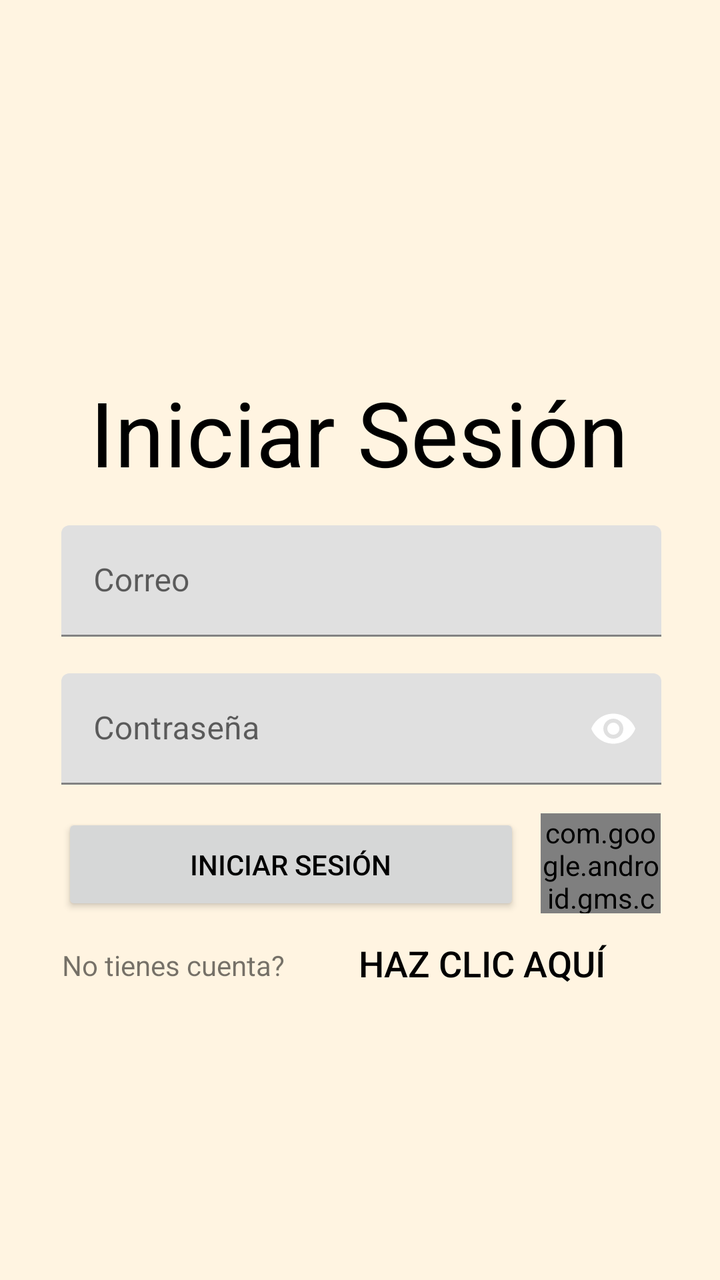
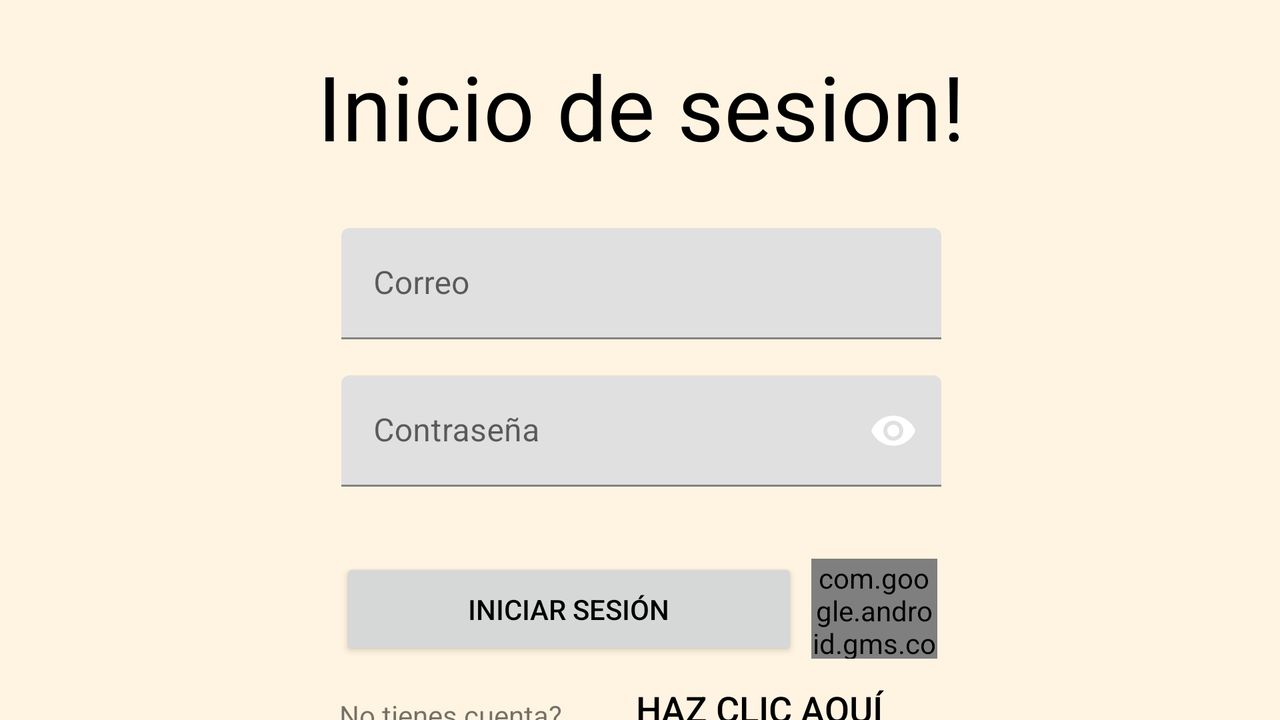

An Android layout and its configuration variant, each rendered on a device that would load it. The default file and the variant file are quoted in full after the pictures.
<!-- AndroidManifest.xml: application theme Theme.Pasteleria.Light -->
<!-- res/layout/fragment_login.xml -->
<?xml version="1.0" encoding="utf-8"?>
<androidx.constraintlayout.widget.ConstraintLayout xmlns:android="http://schemas.android.com/apk/res/android"
    xmlns:app="http://schemas.android.com/apk/res-auto"
    xmlns:tools="http://schemas.android.com/tools"
    android:id="@+id/main"
    android:layout_width="match_parent"
    android:layout_height="match_parent"
    tools:context=".login.LoginActivity">

    <androidx.constraintlayout.widget.ConstraintLayout
        android:layout_width="409dp"
        android:layout_height="729dp"
        app:layout_constraintEnd_toEndOf="parent"
        app:layout_constraintStart_toStartOf="parent"
        app:layout_constraintTop_toTopOf="parent">

        <Button
            android:id="@+id/iniciarButton"
            android:layout_width="229dp"
            android:layout_height="51dp"
            android:text="@string/iniciar_sesion"
            app:layout_constraintBottom_toBottomOf="parent"
            app:layout_constraintEnd_toEndOf="parent"
            app:layout_constraintHorizontal_bias="0.305"
            app:layout_constraintStart_toStartOf="parent"
            app:layout_constraintTop_toTopOf="parent"
            app:layout_constraintVertical_bias="0.6" />

        <com.google.android.gms.common.SignInButton
            android:id="@+id/googleSignInButton"
            android:layout_width="60dp"
            android:layout_height="50dp"
            android:radius="50dp"
            app:layout_constraintBottom_toBottomOf="parent"
            app:layout_constraintEnd_toEndOf="parent"
            app:layout_constraintHorizontal_bias="0.843"
            app:layout_constraintStart_toStartOf="parent"
            app:layout_constraintTop_toTopOf="parent"
            app:layout_constraintVertical_bias="0.599" />

        <com.google.android.material.textfield.TextInputLayout
            android:id="@+id/textInputLayout"
            android:layout_width="300dp"
            android:layout_height="wrap_content"
            app:endIconMode="password_toggle"
            app:layout_constraintBottom_toBottomOf="parent"
            app:layout_constraintEnd_toEndOf="parent"
            app:layout_constraintStart_toStartOf="parent"
            app:layout_constraintTop_toTopOf="parent"
            app:passwordToggleEnabled="true">

            <com.google.android.material.textfield.TextInputEditText
                android:id="@+id/contrasenaInput"
                android:layout_width="match_parent"
                android:layout_height="wrap_content"
                android:hint="@string/contrasena_hint"
                android:inputType="textPassword" />
        </com.google.android.material.textfield.TextInputLayout>

        <com.google.android.material.textfield.TextInputLayout
            android:id="@+id/textInputLayout3"
            android:layout_width="300dp"
            android:layout_height="wrap_content"
            app:layout_constraintBottom_toBottomOf="parent"
            app:layout_constraintEnd_toEndOf="parent"
            app:layout_constraintStart_toStartOf="parent"
            app:layout_constraintTop_toTopOf="parent"
            app:layout_constraintVertical_bias="0.39">

            <com.google.android.material.textfield.TextInputEditText
                android:id="@+id/correoInput"
                android:layout_width="match_parent"
                android:layout_height="wrap_content"
                android:hint="@string/correo_hint" />
        </com.google.android.material.textfield.TextInputLayout>

        <TextView
            android:id="@+id/textView9"
            android:layout_width="wrap_content"
            android:layout_height="wrap_content"
            android:text="@string/iniciar_sesion"
            android:textAppearance="@style/TextAppearance.AppCompat.Display2"
            app:layout_constraintBottom_toBottomOf="parent"
            app:layout_constraintEnd_toEndOf="parent"
            app:layout_constraintHorizontal_bias="0.494"
            app:layout_constraintStart_toStartOf="parent"
            app:layout_constraintTop_toTopOf="parent"
            app:layout_constraintVertical_bias="0.278" />

        <TextView
            android:id="@+id/textView10"
            android:layout_width="wrap_content"
            android:layout_height="wrap_content"
            android:text="@string/no_tienes_cuenta"
            app:layout_constraintBottom_toBottomOf="parent"
            app:layout_constraintEnd_toEndOf="parent"
            app:layout_constraintHorizontal_bias="0.185"
            app:layout_constraintStart_toStartOf="parent"
            app:layout_constraintTop_toTopOf="parent"
            app:layout_constraintVertical_bias="0.666" />

        <Button
            android:id="@+id/registrarButton"
            android:layout_width="180dp"
            android:layout_height="wrap_content"
            android:background="@android:color/transparent"
            android:elevation="0dp"
            android:gravity="center"
            android:padding="0dp"
            android:text="@string/registrar_hint"
            android:textColor="@android:color/black"
            android:textSize="18sp"
            app:layout_constraintBottom_toBottomOf="parent"
            app:layout_constraintEnd_toEndOf="parent"
            app:layout_constraintHorizontal_bias="0.764"
            app:layout_constraintStart_toStartOf="parent"
            app:layout_constraintTop_toTopOf="parent"
            app:layout_constraintVertical_bias="0.672" />
    </androidx.constraintlayout.widget.ConstraintLayout>
</androidx.constraintlayout.widget.ConstraintLayout>
<!-- resources referenced by this layout -->
<resources>
  <string name="contrasena_hint">Contraseña</string>
  <string name="correo_hint">Correo</string>
  <string name="iniciar_sesion">Iniciar Sesión</string>
  <string name="no_tienes_cuenta">No tienes cuenta?</string>
  <string name="registrar_hint">haz clic aquí</string>
  <style name="Theme.Pasteleria.Light" parent="Theme.MaterialComponents.DayNight.NoActionBar">
          
          <item name="android:forceDarkAllowed" tools:targetApi="q">false</item>
  
          <item name="colorPrimary">@color/chocolate_oscuro1</item>
          <item name="colorPrimaryVariant">@color/chocolate_claro1</item>
          <item name="colorOnPrimary">@color/white</item>
          <item name="colorSecondary">@color/caramelo</item>
          <item name="colorSecondaryVariant">@color/fresa</item>
          <item name="colorOnSecondary">@color/white</item>
          <item name="android:windowBackground">@color/fondo_pasteleria</item>
          <item name="colorOnBackground">@color/black</item>
          <item name="colorOnSurface">@color/black</item>
          <item name="colorError">@color/rosa_candy</item>
          <item name="colorSurface">@color/white</item>
          <item name="android:textColorPrimary">@color/black</item>
          <item name="android:textColorSecondary">@color/black</item>
      </style>
  <color name="chocolate_oscuro1">#210f04</color>
  <color name="chocolate_claro1">#b08968</color>
  <color name="white">#FFFFFFFF</color>
  <color name="caramelo">#C97C54</color>
  <color name="fresa">#F8A1B4</color>
  <color name="fondo_pasteleria">#FFF4E1</color>
  <color name="black">#FF000000</color>
  <color name="rosa_candy">#F16D8E</color>
</resources>
<!-- res/layout-land/fragment_login.xml (the author's variant of the layout above) -->
<!-- drawn on the phone turned sideways -->
<?xml version="1.0" encoding="utf-8"?>
<androidx.constraintlayout.widget.ConstraintLayout xmlns:android="http://schemas.android.com/apk/res/android"
    xmlns:app="http://schemas.android.com/apk/res-auto"
    xmlns:tools="http://schemas.android.com/tools"
    android:id="@+id/main"
    android:layout_width="match_parent"
    android:layout_height="match_parent"
    tools:context=".login.LoginActivity">

    <androidx.constraintlayout.widget.ConstraintLayout
        android:layout_width="737dp"
        android:layout_height="406dp"
        app:layout_constraintBottom_toBottomOf="parent"
        app:layout_constraintEnd_toEndOf="parent"
        app:layout_constraintStart_toStartOf="parent"
        app:layout_constraintTop_toTopOf="parent">

        <Button
            android:id="@+id/iniciarButton"
            android:layout_width="229dp"
            android:layout_height="51dp"
            android:text="Iniciar Sesión"
            app:layout_constraintBottom_toBottomOf="parent"
            app:layout_constraintEnd_toEndOf="parent"
            app:layout_constraintHorizontal_bias="0.429"
            app:layout_constraintStart_toStartOf="parent"
            app:layout_constraintTop_toTopOf="parent"
            app:layout_constraintVertical_bias="0.85" />

        <com.google.android.gms.common.SignInButton
            android:id="@+id/googleSignInButton"
            android:layout_width="63dp"
            android:layout_height="50dp"
            android:radius="50dp"
            app:layout_constraintBottom_toBottomOf="parent"
            app:layout_constraintEnd_toEndOf="parent"
            app:layout_constraintHorizontal_bias="0.673"
            app:layout_constraintStart_toStartOf="parent"
            app:layout_constraintTop_toTopOf="parent"
            app:layout_constraintVertical_bias="0.848" />

        <com.google.android.material.textfield.TextInputLayout
            android:id="@+id/textInputLayout"
            android:layout_width="300dp"
            android:layout_height="wrap_content"
            android:layout_marginTop="70dp"
            app:endIconMode="password_toggle"
            app:layout_constraintBottom_toBottomOf="parent"
            app:layout_constraintEnd_toEndOf="parent"
            app:layout_constraintStart_toStartOf="parent"
            app:layout_constraintTop_toTopOf="parent"
            app:passwordToggleEnabled="true">

            <com.google.android.material.textfield.TextInputEditText
                android:id="@+id/contrasenaInput"
                android:layout_width="match_parent"
                android:layout_height="wrap_content"
                android:hint="Contraseña"
                android:inputType="textPassword" />
        </com.google.android.material.textfield.TextInputLayout>

        <com.google.android.material.textfield.TextInputLayout
            android:layout_width="300dp"
            android:layout_height="wrap_content"
            app:layout_constraintBottom_toBottomOf="parent"
            app:layout_constraintEnd_toEndOf="parent"
            app:layout_constraintStart_toStartOf="parent"
            app:layout_constraintTop_toTopOf="parent"
            app:layout_constraintVertical_bias="0.39">

            <com.google.android.material.textfield.TextInputEditText
                android:id="@+id/correoInput"
                android:layout_width="match_parent"
                android:layout_height="wrap_content"
                android:hint="Correo" />
        </com.google.android.material.textfield.TextInputLayout>

        <TextView
            android:id="@+id/textView9"
            android:layout_width="wrap_content"
            android:layout_height="wrap_content"
            android:text="Inicio de sesion!"
            android:textAppearance="@style/TextAppearance.AppCompat.Display2"
            app:layout_constraintBottom_toBottomOf="parent"
            app:layout_constraintEnd_toEndOf="parent"
            app:layout_constraintStart_toStartOf="parent"
            app:layout_constraintTop_toTopOf="parent"
            app:layout_constraintVertical_bias="0.132" />

        <TextView
            android:id="@+id/textView10"
            android:layout_width="wrap_content"
            android:layout_height="wrap_content"
            android:text="No tienes cuenta?"
            app:layout_constraintBottom_toBottomOf="parent"
            app:layout_constraintEnd_toEndOf="parent"
            app:layout_constraintHorizontal_bias="0.348"
            app:layout_constraintStart_toStartOf="parent"
            app:layout_constraintTop_toTopOf="parent"
            app:layout_constraintVertical_bias="0.958" />

        <Button
            android:id="@+id/registrarButton"
            android:layout_width="180dp"
            android:layout_height="wrap_content"
            android:background="@android:color/transparent"
            android:elevation="0dp"
            android:gravity="center"
            android:padding="0dp"
            android:text="haz clic aquí"
            android:textColor="@android:color/black"
            android:textSize="18sp"
            app:layout_constraintBottom_toBottomOf="parent"
            app:layout_constraintEnd_toEndOf="parent"
            app:layout_constraintHorizontal_bias="0.606"
            app:layout_constraintStart_toStartOf="parent"
            app:layout_constraintTop_toTopOf="parent"
            app:layout_constraintVertical_bias="0.986" />
    </androidx.constraintlayout.widget.ConstraintLayout>
</androidx.constraintlayout.widget.ConstraintLayout>
<!-- resources referenced by the variant -->
<!-- as the phone turned sideways resolves them -->
<resources>
  <style name="Theme.Pasteleria.Light" parent="Theme.MaterialComponents.DayNight.NoActionBar">
          
          <item name="android:forceDarkAllowed" tools:targetApi="q">false</item>
  
          <item name="colorPrimary">@color/chocolate_oscuro1</item>
          <item name="colorPrimaryVariant">@color/chocolate_claro1</item>
          <item name="colorOnPrimary">@color/white</item>
          <item name="colorSecondary">@color/caramelo</item>
          <item name="colorSecondaryVariant">@color/fresa</item>
          <item name="colorOnSecondary">@color/white</item>
          <item name="android:windowBackground">@color/fondo_pasteleria</item>
          <item name="colorOnBackground">@color/black</item>
          <item name="colorOnSurface">@color/black</item>
          <item name="colorError">@color/rosa_candy</item>
          <item name="colorSurface">@color/white</item>
          <item name="android:textColorPrimary">@color/black</item>
          <item name="android:textColorSecondary">@color/black</item>
      </style>
  <color name="chocolate_oscuro1">#210f04</color>
  <color name="chocolate_claro1">#b08968</color>
  <color name="white">#FFFFFFFF</color>
  <color name="caramelo">#C97C54</color>
  <color name="fresa">#F8A1B4</color>
  <color name="fondo_pasteleria">#FFF4E1</color>
  <color name="black">#FF000000</color>
  <color name="rosa_candy">#F16D8E</color>
</resources>
